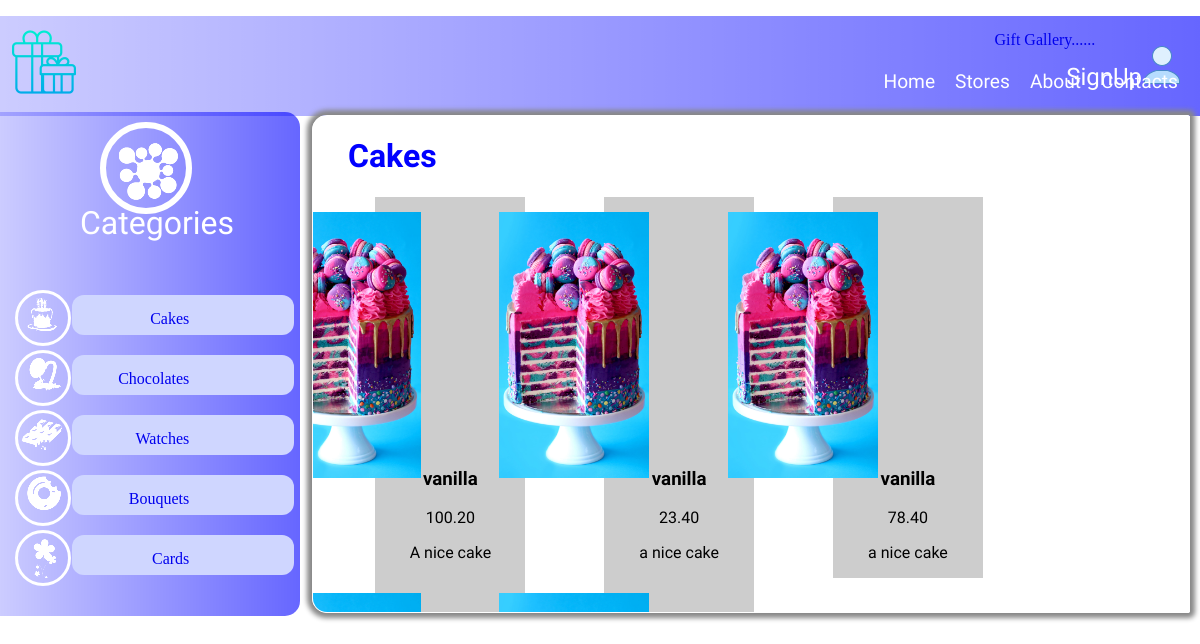
Before: /cake/ with the older database file.
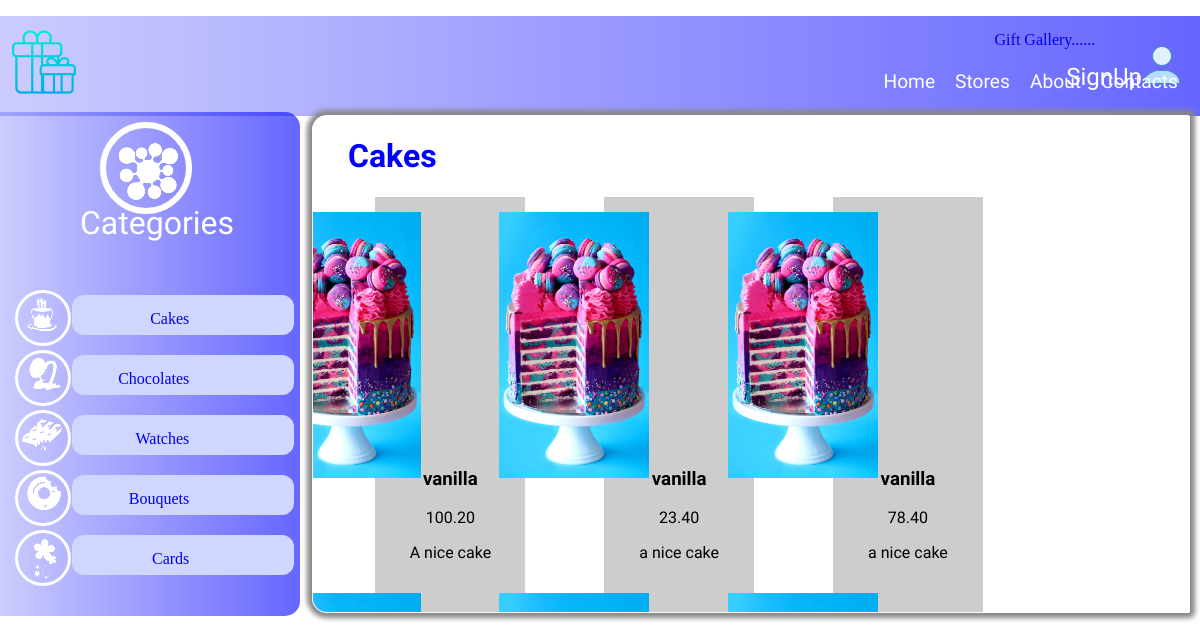
After: the same page with the newer database file.
### cake/models.py (models this page shows, shortened)
class Cake(models.Model):
    cake_id = models.CharField(max_length=120,unique=True)
    description = models.TextField()
    price = models.DecimalField(decimal_places=2, max_digits=20, default=0.00)
    image = models.ImageField(upload_to=upload_image_path, null=True, blank=True)
    retailer = models.ForeignKey(Retailer,on_delete=models.CASCADE)
    size = models.DecimalField(decimal_places=1, max_digits=20, default=1.0)
    flavour = models.CharField(max_length=100)
    objects=ProductManager()

### cake/views.py (the view)
# urls.py: path('cake/', cake_list_view),
def cake_list_view(request):
    queryset=Cake.objects.all()
    context={
        'object_list':queryset
    }
    return render(request,"cake/list.html",context)

### cake/templates/cake/list.html (shortened to what this page needs)
{% load static %}
<!DOCTYPE html>
<html>
<head>
	<link rel="stylesheet" type="text/css" href="{% static 'css/giftgallary.css' %}">
</head>
<body>
<div class="header">
	<div class="img2">
	 <a href="/signup"><span class="signup">SignUp<img src="{% static 'img/icons8-customer-40.png' %}"></span></a>
	</div>
	  <div class="list">
		  <li>Home</li>
		  <li>Stores</li>
		  <li>About</li>
		  <li>Contacts</li>
	  </div>
	<p><a href="/products">Gift Gallery......</a></p>
	<div class="img1">
	   <img src="{% static 'img/gift-box (4).png' %}">
    </div>
</div>
<div class="row">
	<div class="col-3">
		<div class="left">
			<div class="circle">
			<img class="category"src="{% static 'img/output-onlinepngtools (7).png' %}">
			</div>
        <p>Categories</p>
      <div class="Categories">
            	<div class="circle1">
                	<img src="{% static 'img/output-onlinepngtools (1).png' %}">
               </div>
             <div class="item">
             	<p><a href="/cake">Cakes</a></p>
             </div>
		</div>
		<div class="Categories">
            	<div class="circle1">
                	<img src="{% static 'img/output-onlinepngtools (2).png' %}">
               </div>
             <div class="item">
             	<p><a href="/chocolate">Chocolates</a></p>
             </div>
		</div>
		<div class="Categories">
            	<div class="circle1">
                	<img src="{% static 'img/output-onlinepngtools (3).png' %}">
               </div>
             <div class="item">
             	<p><a href="/watch">Watches</a></p>
             </div>
		</div>
		<div class="Categories">
            	<div class="circle1">
                	<img src="{% static 'img/output-onlinepngtools (4).png' %}">
               </div>
             <div class="item">
             	<p><a href="/bouquet">Bouquets</a></p>
             </div>
		</div>
		<div class="Categories">
            	<div class="circle1">
                	<img src="{% static 'img/output-onlinepngtools (5).png' %}">
               </div>
             <div class="item">
             	<p><a href="/card">Cards</a></p>
             </div>
		</div>
	</div>
	</div>
	<div class="col-6">
		<div class="right">
			<div class="cakes"><h1>Cakes</h1>
				{% for obj in object_list %}
				<div class="items">
					<a href="{{obj.pk}}"><img src='/media/{{obj.image}}' width="100%"/></a>
					<h3>{{obj.flavour}}</h3>
					<p>{{obj.price}}</p>
					<p>{{obj.description}}</p>
				</div>
				{% endfor %}
			</div>
			</div>
		</div>
	</div>
</body>
</html>

Changed rows visible on the page:
added Cake: image (picture)
